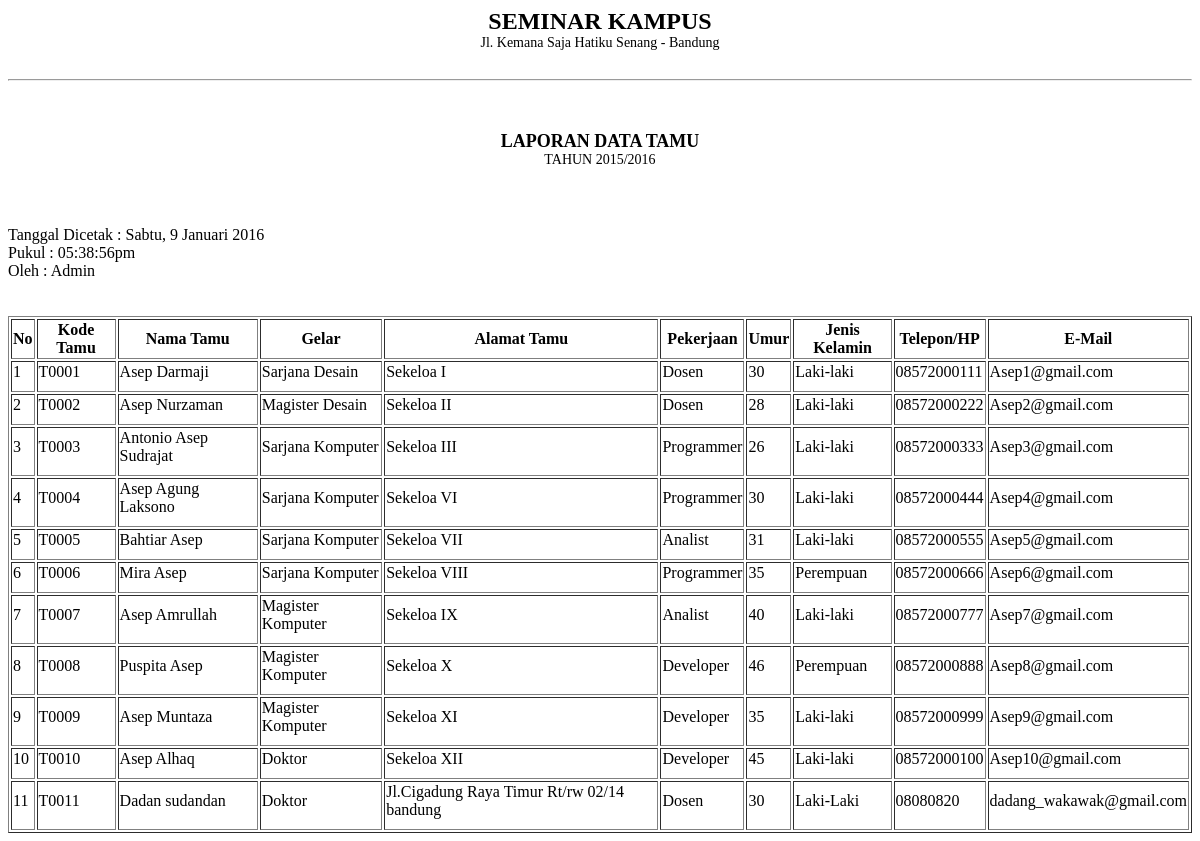
Page /admin/module_tamu/table_tamu.php on the committed database.
### tables this page shows
CREATE TABLE `tamu` (
  `kode_tamu` char(8) NOT NULL,
  `nama_tamu` varchar(50) DEFAULT NULL,
  `gelar` varchar(50) DEFAULT NULL,
  `alamat_tamu` varchar(50) DEFAULT NULL,
  `pekerjaan` varchar(50) DEFAULT NULL,
  `umur` int(11) DEFAULT NULL,
  `jenis_kelamin` varchar(50) DEFAULT NULL,
  `telepon` varchar(15) DEFAULT NULL,
  `email` varchar(50) DEFAULT NULL,
  PRIMARY KEY (`kode_tamu`),
  UNIQUE KEY `telepon` (`telepon`),
  UNIQUE KEY `email` (`email`)
);

### admin/module_tamu/table_tamu.php (the view, shortened to what this page needs)
<?php
$array_hari = array(1=>"Senin","Selasa","Rabu","Kamis","Jumat", "Sabtu","Minggu");
$hari = $array_hari[date("N")];
$tanggal = date ("j");
$array_bulan = array(1=>"Januari","Februari","Maret", "April", "Mei", "Juni","Juli","Agustus","September","Oktober", "November","Desember");
$bulan = $array_bulan[date("n")];
$tahun = date("Y");
echo '
<div class="title">SEMINAR KAMPUS</div>
          <div class="stat">Jl. Kemana Saja Hatiku Senang - Bandung</div>
          <hr size="2">
          <div class="sub-title">LAPORAN DATA TAMU</div>
          <div class="sub-stat">TAHUN 2015/2016</div>
          <br>
          Tanggal Dicetak : '.$hari . ", ".$tanggal." ".$bulan." ".$tahun.'
          <br>
          Pukul : '.date("h:i:sa").'
          <br>
          Oleh : Admin
            <br>
'
?>
<table border="1">
        <tr>
          <th>No</th>
          <th>Kode Tamu</th>
          <th>Nama Tamu</th>
          <th>Gelar</th>
          <th>Alamat Tamu</th>
          <th>Pekerjaan</th>
          <th>Umur</th>
          <th>Jenis Kelamin</th>
          <th>Telepon/HP</th>
          <th>E-Mail</th>
        </tr>
      <tbody border="1">
<?php
	$tampilkan = mysql_query("SELECT * FROM tamu ORDER BY kode_tamu");
    $no=1;
    while ($tampil=mysql_fetch_array($tampilkan)){
       echo "<tr><td>$no</td>
             <td class='tab-col'>$tampil[kode_tamu]</td>
             <td>$tampil[nama_tamu]</td>
             <td>$tampil[gelar]</td>
             <td>$tampil[alamat_tamu]</td>
             <td>$tampil[pekerjaan]</td>
             <td>$tampil[umur]</td>
             <td>$tampil[jenis_kelamin]</td>
             <td>$tampil[telepon]</td>
             <td>$tampil[email]</td>
            </tr>
             ";
        $no++;
    }
  echo "
        </tbody>
        </table>
        </div>";
?>

### admin/module_tamu/table_tamu.php (style rules this page uses)
.title { font-size: 24px; font-weight: bold; margin-bottom: 0px; text-align: center; }
.stat { font-size: 14px; padding-bottom: 20px; text-align: center; }
.sub-title { font-size: 18px; font-weight: bold; text-align: center; margin-top: 50px; }
.sub-stat { text-align: center; margin-bottom: 40px; font-size: 14px; font-weight: 100; }
td { padding-bottom: 10px; }

### rows in the picture
tamu: kode_tamu "T0001", nama_tamu "Asep Darmaji", gelar "Sarjana Desain", alamat_tamu "Sekeloa I", pekerjaan "Dosen", umur "30", jenis_kelamin "Laki-laki", telepon "08572000111", email "Asep1@gmail.com"
tamu: kode_tamu "T0002", nama_tamu "Asep Nurzaman", gelar "Magister Desain", alamat_tamu "Sekeloa II", pekerjaan "Dosen", umur "28", jenis_kelamin "Laki-laki", telepon "08572000222", email "Asep2@gmail.com"
tamu: kode_tamu "T0003", nama_tamu "Antonio Asep Sudrajat", gelar "Sarjana Komputer", alamat_tamu "Sekeloa III", pekerjaan "Programmer", umur "26", jenis_kelamin "Laki-laki", telepon "08572000333", email "Asep3@gmail.com"
tamu: kode_tamu "T0004", nama_tamu "Asep Agung Laksono", gelar "Sarjana Komputer", alamat_tamu "Sekeloa VI", pekerjaan "Programmer", umur "30", jenis_kelamin "Laki-laki", telepon "08572000444", email "Asep4@gmail.com"
tamu: kode_tamu "T0005", nama_tamu "Bahtiar Asep", gelar "Sarjana Komputer", alamat_tamu "Sekeloa VII", pekerjaan "Analist", umur "31", jenis_kelamin "Laki-laki", telepon "08572000555", email "Asep5@gmail.com"
tamu: kode_tamu "T0006", nama_tamu "Mira Asep", gelar "Sarjana Komputer", alamat_tamu "Sekeloa VIII", pekerjaan "Programmer", umur "35", jenis_kelamin "Perempuan", telepon "08572000666", email "Asep6@gmail.com"
tamu: kode_tamu "T0007", nama_tamu "Asep Amrullah", gelar "Magister Komputer", alamat_tamu "Sekeloa IX", pekerjaan "Analist", umur "40", jenis_kelamin "Laki-laki", telepon "08572000777", email "Asep7@gmail.com"
tamu: kode_tamu "T0008", nama_tamu "Puspita Asep", gelar "Magister Komputer", alamat_tamu "Sekeloa X", pekerjaan "Developer", umur "46", jenis_kelamin "Perempuan", telepon "08572000888", email "Asep8@gmail.com"
tamu: kode_tamu "T0009", nama_tamu "Asep Muntaza", gelar "Magister Komputer", alamat_tamu "Sekeloa XI", pekerjaan "Developer", umur "35", jenis_kelamin "Laki-laki", telepon "08572000999", email "Asep9@gmail.com"
tamu: kode_tamu "T0010", nama_tamu "Asep Alhaq", gelar "Doktor", alamat_tamu "Sekeloa XII", pekerjaan "Developer", umur "45", jenis_kelamin "Laki-laki", telepon "08572000100", email "Asep10@gmail.com"
tamu: kode_tamu "T0011", nama_tamu "Dadan sudandan", gelar "Doktor", alamat_tamu "Jl.Cigadung Raya Timur Rt/rw 02/14 bandung", pekerjaan "Dosen", umur "30", jenis_kelamin "Laki-Laki", telepon "08080820", email "dadang_wakawak@gmail.com"

### other values in the picture
$tanggal "9"
